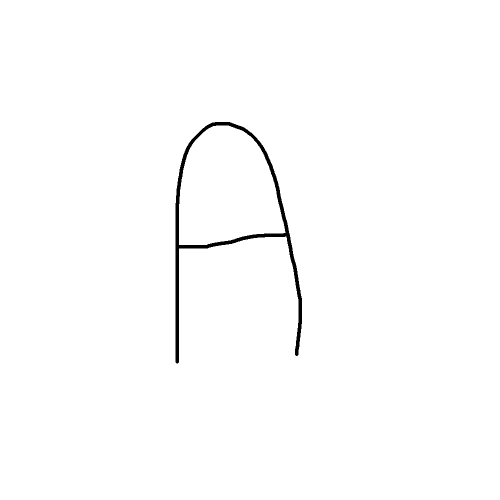
#> input picture trainingset/A/1.png, 1000 x 1000 px (shown at 1/2 size); its folder holds only this picture in this run
$ python letter-recognizer.py
#> lines starting #> are read from the running program, lines starting #| are printed output that depends on the picture; after the words box and inside, x2 and y2 are one past the last pixel; in counts of white or black regions, pixels touching at a corner belong together
import os
import glob
import numpy as np
import matplotlib.pyplot as plt
from PIL import Image
from sklearn.neural_network import MLPClassifier

def preprocess_image_to_canvas28(image_path: str) -> np.ndarray:
#> called with image_path = 'trainingset/A/1.png'
    img = Image.open(image_path).convert("L")
#> img: PIL image 1000x1000 L; 99.1% white; 1 black region, box (x1, y1, x2, y2) and area: (351, 244, 604, 727) 8954
    arr = np.array(img)
    arr = 255 - arr
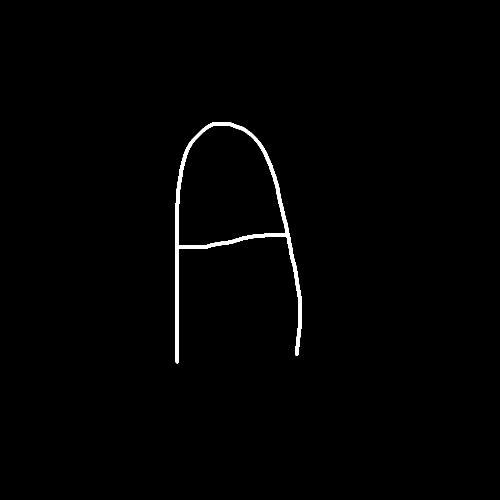
#> arr: shape (1000, 1000) (shown at 1/2 size); 0.9% white; 1 white region, box (x1, y1, x2, y2) and area: (351, 244, 604, 727) 8954
    thresh = 80
    bin_arr = (arr > thresh).astype(np.uint8)

    coords = np.argwhere(bin_arr == 1)
#> coords = 8954 pairs, first value 244 to 726, second value 351 to 603
    if coords.size == 0:
        raise ValueError(f"Nie znaleziono białych pikseli w pliku {image_path}")

    y0, x0 = coords.min(axis=0)
#> y0 = 244; x0 = 351
    y1, x1 = coords.max(axis=0) + 1
#> y1 = 727; x1 = 604

    digit = arr[y0:y1, x0:x1]
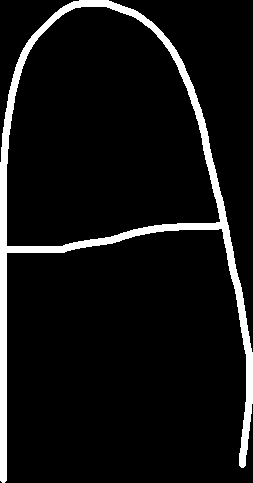
#> digit: shape (483, 253); 7.3% white; 1 white region, box (x1, y1, x2, y2) and area: (0, 0, 253, 483) 8954

    digit_img = Image.fromarray(digit.astype(np.uint8))
    digit_img.thumbnail((20, 20), Image.Resampling.LANCZOS)
    digit_resized = np.array(digit_img)

    h, w = digit_resized.shape
#> h = 20; w = 10
    canvas = np.zeros((28, 28), dtype=np.float32)
    y_off = (28 - h) // 2
#> y_off = 4
    x_off = (28 - w) // 2
#> x_off = 9
    canvas[y_off:y_off + h, x_off:x_off + w] = digit_resized.astype(np.float32)
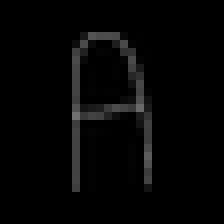
#> canvas: shape (28, 28) float32 (shown 8 times larger); min 0, max 112, mean 5

    canvas /= 255.0
#> canvas: shape (28, 28) float32; 14.41% of pixels changed, all inside (x1, y1, x2, y2) = (9, 4, 19, 24)
#> the answer given: trainingset/A/1.png
    return canvas

LETTER_LABEL_MAP = {
    "a": "A", "b": "B", "c": "C", "d": "D", "e": "E", "f": "F"
}

def load_custom_data(base_dir: str, label_map: dict):
    X_list = []
    y_list = []

    if not os.path.isdir(base_dir):
        print(f"Brak katalogu {base_dir} - pomijam wczytywanie")
        return np.empty((0, 784), dtype=np.float32), np.empty((0,), dtype=object)

    for dirname, label in label_map.items():
        folder = os.path.join(base_dir, dirname)
        if not os.path.isdir(folder):
            continue

        pattern = os.path.join(folder, "*.*")
        for path in glob.glob(pattern):
            if not path.lower().endswith((".png", ".jpg", ".jpeg", ".bmp")):
                continue
            try:
                canvas = preprocess_image_to_canvas28(path)
                X_list.append(canvas.reshape(-1))
                y_list.append(label)
            except Exception as e:
                print(f"Pomijam {path}: {e}")

    if not X_list:
        print(f"Nie znaleziono żadnych obrazów w {base_dir}")
        return np.empty((0, 784), dtype=np.float32), np.empty((0,), dtype=object)

    X_custom = np.stack(X_list).astype(np.float32)
    y_custom = np.array(y_list)
    print(f"Wczytano {len(X_custom)} przykładów z {base_dir}")
    return X_custom, y_custom

def show_examples_from_test(X: np.ndarray, y_true: np.ndarray, model: MLPClassifier, n_samples: int = 9):
    if X.size == 0:
        print("Brak danych testowych w tym trybie.")
        return

    n_samples = min(n_samples, len(X))
    indices = np.random.choice(len(X), n_samples, replace=False)

    plt.figure(figsize=(8, 8))
    for i, idx in enumerate(indices, start=1):
        img = X[idx].reshape(28, 28)
        true_label = y_true[idx]

        x_single = X[idx].reshape(1, -1)
        pred_label = model.predict(x_single)[0]

        plt.subplot(3, 3, i)
        plt.imshow(img, cmap="gray")
        plt.title(f"True: {true_label}\nPred: {pred_label}")
        plt.axis("off")

    plt.tight_layout()
    plt.show()

def predict_custom_image(model: MLPClassifier, image_path: str):
#> called with image_path = 'trainingset/A/1.png'
    canvas = preprocess_image_to_canvas28(image_path)
    x_flat = canvas.reshape(1, -1)

    pred_label = model.predict(x_flat)[0]
#> pred_label = 'A'

    if hasattr(model, "predict_proba"):
        proba = model.predict_proba(x_flat)[0]
#> proba = [0.882, 0.118]
    else:
        proba = None

    return pred_label, proba, canvas

def main():
    X_train, y_train = load_custom_data("trainingset", LETTER_LABEL_MAP)

    mlp = MLPClassifier(
        hidden_layer_sizes=(128, 64),
        activation="relu",
        solver="adam",
        batch_size=128,
        learning_rate_init=0.001,
        max_iter=20,
        random_state=42,
        verbose=True,
    )

    print("\n== Trening MLP na wybranym zbiorze treningowym ==")
    mlp.fit(X_train, y_train)
    print("KLASY MODELU:", mlp.classes_)

    while True:
        image_path = input("Podaj pełną ścieżkę do pliku z obrazem:\n> ").strip()
        if not os.path.isfile(image_path):
            print("Plik nie istnieje.")
            continue

        try:
            pred_label, proba, arr = predict_custom_image(mlp, image_path)
#> pred_label = 'A'; proba = [0.882, 0.118]
            print(f"\nSieć przewiduje literę: {pred_label}")
#| Sieć przewiduje literę: A
            if proba is not None:
                print("Prawdopodobieństwa klas:")
                for cls, p in zip(mlp.classes_, proba):
                    print(f"  {cls}: {p:.3f}")
#> this loop made 1 pass
#> (cls, p) on pass 1: ('A', 0.882)
#|   A: 0.882

            plt.figure()
            plt.imshow(arr, cmap="gray")
            plt.title(f"Przewidywana litera: {pred_label}")
            plt.axis("off")
            plt.show()

        except Exception as e:
            print(f"Wystąpił błąd: {e}")

if __name__ == "__main__":
    main()
#> the answer given: trainingset/A/10.png
#> the answer given: trainingset/A/11.png
#> (the run stopped early here; a loop or call above may not have finished)
